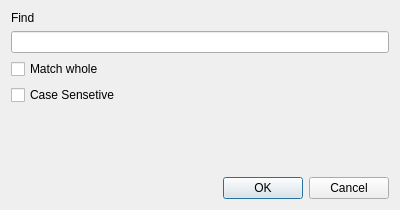
<?xml version="1.0" encoding="UTF-8"?>
<ui version="4.0">
 <class>FindDialog</class>
 <widget class="QDialog" name="FindDialog">
  <property name="geometry">
   <rect>
    <x>0</x>
    <y>0</y>
    <width>400</width>
    <height>210</height>
   </rect>
  </property>
  <property name="windowTitle">
   <string>Dialog</string>
  </property>
  <layout class="QVBoxLayout" name="verticalLayout">
   <item>
    <widget class="QLabel" name="label">
     <property name="text">
      <string>Find</string>
     </property>
    </widget>
   </item>
   <item>
    <widget class="QLineEdit" name="lineEdit"/>
   </item>
   <item>
    <widget class="QCheckBox" name="chkMatchWholeWord">
     <property name="text">
      <string>Match whole</string>
     </property>
    </widget>
   </item>
   <item>
    <widget class="QCheckBox" name="chkCaseSensitive">
     <property name="text">
      <string>Case Sensetive</string>
     </property>
    </widget>
   </item>
   <item>
    <spacer name="verticalSpacer">
     <property name="orientation">
      <enum>Qt::Vertical</enum>
     </property>
     <property name="sizeHint" stdset="0">
      <size>
       <width>20</width>
       <height>40</height>
      </size>
     </property>
    </spacer>
   </item>
   <item>
    <widget class="QDialogButtonBox" name="buttonBox">
     <property name="orientation">
      <enum>Qt::Horizontal</enum>
     </property>
     <property name="standardButtons">
      <set>QDialogButtonBox::Cancel|QDialogButtonBox::Ok</set>
     </property>
    </widget>
   </item>
  </layout>
 </widget>
 <resources/>
 <connections>
  <connection>
   <sender>buttonBox</sender>
   <signal>accepted()</signal>
   <receiver>FindDialog</receiver>
   <slot>accept()</slot>
   <hints>
    <hint type="sourcelabel">
     <x>248</x>
     <y>254</y>
    </hint>
    <hint type="destinationlabel">
     <x>157</x>
     <y>274</y>
    </hint>
   </hints>
  </connection>
  <connection>
   <sender>buttonBox</sender>
   <signal>rejected()</signal>
   <receiver>FindDialog</receiver>
   <slot>reject()</slot>
   <hints>
    <hint type="sourcelabel">
     <x>316</x>
     <y>260</y>
    </hint>
    <hint type="destinationlabel">
     <x>286</x>
     <y>274</y>
    </hint>
   </hints>
  </connection>
 </connections>
</ui>
